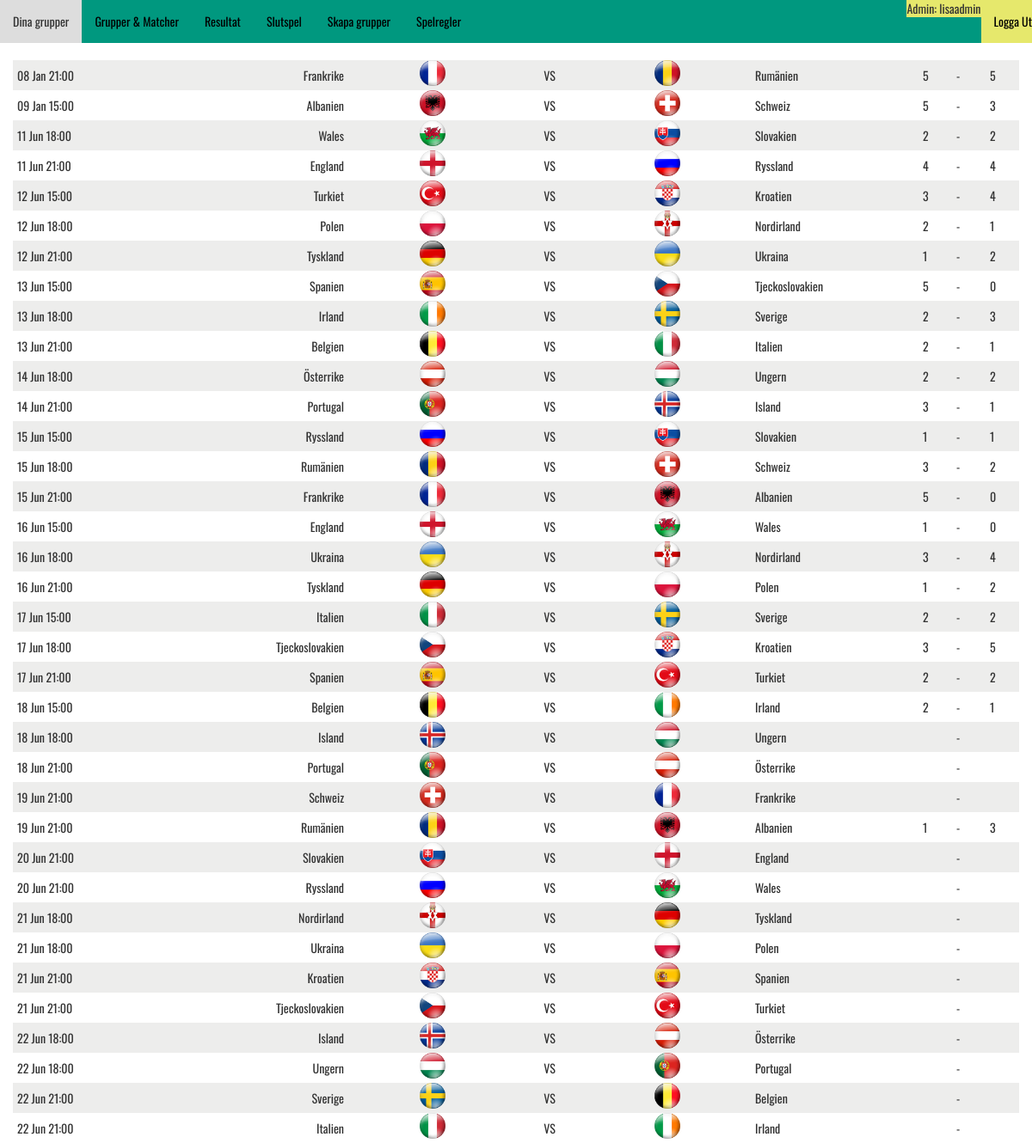
The app's page /results.php (signed in) with its own data.
### tables this page shows
CREATE TABLE IF NOT EXISTS `results` (
`result_id` int(11) NOT NULL,
  `game_id` int(11) NOT NULL,
  `result_goal_home` int(11) NOT NULL,
  `result_goal_away` int(11) NOT NULL
);

CREATE TABLE IF NOT EXISTS `game_match` (
`game_id` int(11) NOT NULL,
  `home_team_id` int(11) NOT NULL,
  `away_team_id` int(11) NOT NULL,
  `game_start` datetime NOT NULL
);

### results.php (the view, shortened to what this page needs)
<?php include 'includes/header.php'; ?>
<?php include 'includes/menu.php'; ?>
<div class="container">
	<div class="row">
		<table class="table1 col-sm-12">
			<tbody>
			<?php
			$query = "SELECT allGames.*, results.result_goal_home, results.result_goal_away FROM
				  (SELECT T1.team_name as team_home, T2.team_name as team_away,
				  			T1.team_flag as home_flag, T2.team_flag as away_flag, game_match.*
				  FROM game_match, teams T1, teams T2
				  WHERE T1.team_id=game_match.home_team_id AND
				  		T2.team_id=game_match.away_team_id) as allGames
				  LEFT OUTER JOIN
				  (SELECT * FROM results) as results
				  ON allGames.game_id = results.game_id
				  ORDER BY allGames.game_id";
			$result = mysqli_query($db_connect, $query);
			while($row = mysqli_fetch_assoc($result)){
				$home_name = $row["team_home"];
				$away_name = $row["team_away"];
				$home_flag = $row["home_flag"];
				$away_flag = $row["away_flag"];
				$goal_home = $row["result_goal_home"];
				$goal_away = $row["result_goal_away"];
				$game_start = $row['game_start'];
				?>
				<tr>
					<td style="width:100px;"><?php echo date("d M H:i", strtotime($game_start)); ?></td>
					<td class="mobile_hide" style=" text-align:right;"><?php echo $home_name;?></td>
					<td style=" text-align:center;"><img class="flag" src="img/<?php echo $home_flag; ?>" /></td>
					<td style=" text-align:center;"> VS </td>
					<td style=" text-align:center;"><img class="flag" src="img/<?php echo $away_flag; ?>" /></td>
					<td class="mobile_hide"><?php echo $away_name;?></td>
					<td style="width:20px;"><?php echo $goal_home; ?></td>
					<td style="width:20px;">-</td>
					<td style="width:20px;"><?php echo $goal_away; ?></td>
				</tr>
				<?php
			}
			?>
			</tbody>
		</table>
	</div>
</div>
<?php include 'includes/footer.php'; ?>

### css/style.css (style rules this page uses)
html { font-family: sans-serif; -ms-text-size-adjust: 100%; -webkit-text-size-adjust: 100%; }
body { margin: 0; }
img { border: 0; }
table { border-collapse: collapse; border-spacing: 0; }
td, th { padding: 0; }
body { font-family: 'Oswald', sans-serif; background-color: white; }
.flag { width: 30px; height: 30px; margin-top: -5px; }
td { width: 100px; }
* { margin: 0; padding: 0; }
th, td { padding: 5px; }
.table1 tr td { width: 100px; }
.table1 td:nth-child(4) { width: 40px; }
.table1 td:nth-child(5) { text-align: center; }
.table1 td:nth-child(7), .table1 td:nth-child(8), .table1 td:nth-child(9) { width: 30px; }
.table1 tr:nth-child(odd) { background-color: #EDEDEC; }
tr:nth-child(odd) { background-color: #EDEDEC; }

### records on screen
results: game.game_start "08 Jan 21:00", home_name "Frankrike", shows a picture, away_name "Rumänien", result_goal_home "5", result_goal_away "5"
results: game.game_start "09 Jan 15:00", home_name "Albanien", shows a picture, away_name "Schweiz", result_goal_home "5", result_goal_away "3"
results: game.game_start "11 Jun 18:00", home_name "Wales", shows a picture, away_name "Slovakien", result_goal_home "2", result_goal_away "2"
results: game.game_start "11 Jun 21:00", home_name "England", shows a picture, away_name "Ryssland", result_goal_home "4", result_goal_away "4"
results: game.game_start "12 Jun 15:00", home_name "Turkiet", shows a picture, away_name "Kroatien", result_goal_home "3", result_goal_away "4"
results: game.game_start "12 Jun 18:00", home_name "Polen", shows a picture, away_name "Nordirland", result_goal_home "2", result_goal_away "1"
results: game.game_start "12 Jun 21:00", home_name "Tyskland", shows a picture, away_name "Ukraina", result_goal_home "1", result_goal_away "2"
results: game.game_start "13 Jun 15:00", home_name "Spanien", shows a picture, away_name "Tjeckoslovakien", result_goal_home "5", result_goal_away "0"
results: game.game_start "13 Jun 18:00", home_name "Irland", shows a picture, away_name "Sverige", result_goal_home "2", result_goal_away "3"
results: game.game_start "13 Jun 21:00", home_name "Belgien", shows a picture, away_name "Italien", result_goal_home "2", result_goal_away "1"
results: game.game_start "14 Jun 18:00", home_name "Österrike", shows a picture, away_name "Ungern", result_goal_home "2", result_goal_away "2"
results: game.game_start "14 Jun 21:00", home_name "Portugal", shows a picture, away_name "Island", result_goal_home "3", result_goal_away "1"
results: game.game_start "15 Jun 15:00", home_name "Ryssland", away_name "Slovakien", result_goal_home "1", result_goal_away "1"
results: game.game_start "15 Jun 18:00", home_name "Rumänien", away_name "Schweiz", result_goal_home "3", result_goal_away "2"
results: game.game_start "15 Jun 21:00", home_name "Frankrike", away_name "Albanien", result_goal_home "5", result_goal_away "0"
results: game.game_start "16 Jun 15:00", home_name "England", away_name "Wales", result_goal_home "1", result_goal_away "0"
results: game.game_start "16 Jun 18:00", home_name "Ukraina", away_name "Nordirland", result_goal_home "3", result_goal_away "4"
results: game.game_start "16 Jun 21:00", home_name "Tyskland", away_name "Polen", result_goal_home "1", result_goal_away "2"
results: game.game_start "17 Jun 15:00", home_name "Italien", away_name "Sverige", result_goal_home "2", result_goal_away "2"
results: game.game_start "17 Jun 18:00", home_name "Tjeckoslovakien", away_name "Kroatien", result_goal_home "3", result_goal_away "5"
results: game.game_start "17 Jun 21:00", home_name "Spanien", away_name "Turkiet", result_goal_home "2", result_goal_away "2"
results: game.game_start "18 Jun 15:00", home_name "Belgien", away_name "Irland", result_goal_home "2", result_goal_away "1"
game_match: game_start "18 Jun 18:00", home_name "Island", away_name "Ungern"
game_match: game_start "18 Jun 21:00", home_name "Portugal", away_name "Österrike"
game_match: game_start "19 Jun 21:00", home_name "Schweiz", shows a picture, away_name "Frankrike"
results: game.game_start "19 Jun 21:00", home_name "Rumänien", away_name "Albanien", result_goal_home "1", result_goal_away "3"
game_match: game_start "20 Jun 21:00", home_name "Slovakien", shows a picture, away_name "England"
game_match: game_start "20 Jun 21:00", home_name "Ryssland", away_name "Wales"
game_match: game_start "21 Jun 18:00", home_name "Nordirland", shows a picture, away_name "Tyskland"
game_match: game_start "21 Jun 18:00", home_name "Ukraina", away_name "Polen"
game_match: game_start "21 Jun 21:00", home_name "Kroatien", shows a picture, away_name "Spanien"
game_match: game_start "21 Jun 21:00", home_name "Tjeckoslovakien", away_name "Turkiet"
game_match: game_start "22 Jun 18:00", home_name "Island", away_name "Österrike"
game_match: game_start "22 Jun 18:00", home_name "Ungern", shows a picture, away_name "Portugal"
game_match: game_start "22 Jun 21:00", home_name "Sverige", shows a picture, away_name "Belgien"
game_match: game_start "22 Jun 21:00", home_name "Italien", away_name "Irland"

### other values on screen
$_SESSION['user_name'] "lisaadmin"
